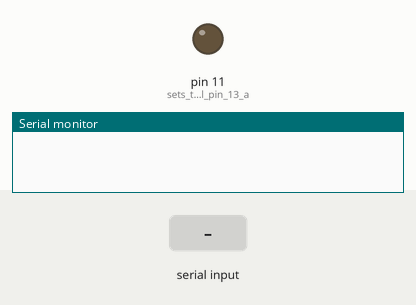
Recording of a sketch running on a simulated Arduino Uno, built with avr-gcc and run on an emulated ATmega328P. Shown: output pins drawn as LEDs (lit = HIGH), the last lines printed to the serial monitor. The inputs (shaded band) are chosen by the test bench.

Above: at 1.2 s.
1.3 s: "!R\n" received over Serial
At 2.2 s:
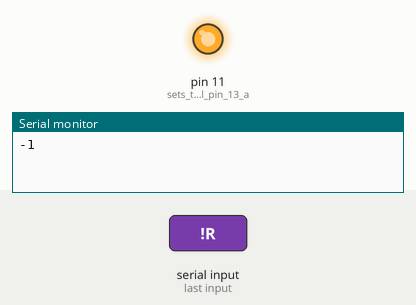
Timing chart, 0 to 4.3 s (numbered marks = the images above; inputs shaded):
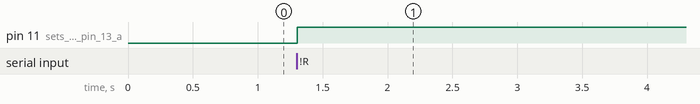

Measured:
- after the input at 1.3 s, pin 11 (sets_the_digital_pin_13_a): LOW → HIGH at once

The sketch:

dsfds.ino
```cpp
String inputString = "";         // a String to hold incoming data
boolean stringComplete = false;  // whether the string is complete
int Tmax = 300;
char CF = '\n';

void setup() {
    pinMode(11, OUTPUT);          // sets the digital pin 13 as output
  // initialize serial:
  Serial.begin(9600);
  // reserve 200 bytes for the inputString:
  inputString.reserve(Tmax);
}

void loop() {
  // print the string when a newline arrives:
  if (stringComplete) {
    //
    if(inputString == "!R"){
      digitalWrite(11, HIGH);
    }
     //
    Serial.println(parseCommandLine(inputString));
    // clear the string:
    inputString = "";
    stringComplete = false;
  }
}

int8_t parseCommandLine(String s){
  if (s =="Meh")
    return 0;


  else return -1;
 }


/*
  SerialEvent occurs whenever a new data comes in the hardware serial RX. This
  routine is run between each time loop() runs, so using delay inside loop can
  delay response. Multiple bytes of data may be available.
*/
void serialEvent() {
  while (Serial.available()) {
    // get the new byte:
    char inChar = (char)Serial.read();

    // add it to the inputString:
    if(inputString.length() <= Tmax){
      if (inChar == CF) {
        stringComplete = true;
      }else
         inputString += inChar;
    }

  }
}
```
